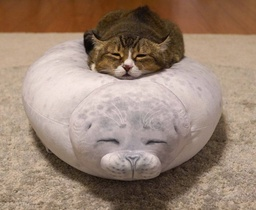
#> input picture legacy/impulse-noise-filtering/cat/cat.jpg, 256 x 210 px, shrunk from 960 x 787 before the run
$ python run_demo.py
#> lines starting #> are read from the running program, lines starting #| are printed output that depends on the picture
#> in main, image is the input picture: shape (210, 256, 3); mean B, G, R 115.2, 131.4, 154.1
### legacy/impulse-noise-filtering/src/median_filter.py
from __future__ import annotations

from typing import Optional

import numpy as np

def add_salt_pepper_noise(
    image: np.ndarray,
    amount: float = 0.1,
    salt_vs_pepper: float = 0.5,
    seed: Optional[int] = 42,
) -> np.ndarray:
#> called with amount = 0.1, salt_vs_pepper = 0.5, seed = 42
    if not 0 <= amount <= 1:
        raise ValueError("amount must be between 0 and 1.")
    if not 0 <= salt_vs_pepper <= 1:
        raise ValueError("salt_vs_pepper must be between 0 and 1.")

    rng = np.random.default_rng(seed)
    noisy = image.copy()
    height, width = noisy.shape[:2]
#> height = 210; width = 256
    pixel_count = height * width
#> pixel_count = 53760

    salt_count = int(pixel_count * amount * salt_vs_pepper)
#> salt_count = 2688
    pepper_count = int(pixel_count * amount * (1 - salt_vs_pepper))
#> pepper_count = 2688

    salt_y = rng.integers(0, height, salt_count)
    salt_x = rng.integers(0, width, salt_count)
    pepper_y = rng.integers(0, height, pepper_count)
    pepper_x = rng.integers(0, width, pepper_count)

    noisy[salt_y, salt_x] = 255
    noisy[pepper_y, pepper_x] = 0
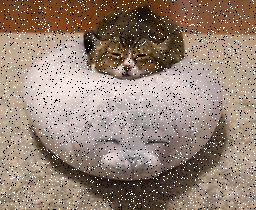
#> noisy: shape (210, 256, 3); mean B, G, R 116.1, 130.7, 151.2
    return noisy


def median_filter(image: np.ndarray, kernel_size: int = 3) -> np.ndarray:
#> called with kernel_size = 3
    if kernel_size < 3 or kernel_size % 2 == 0:
        raise ValueError("kernel_size must be an odd integer >= 3.")

    pad = kernel_size // 2
    if image.ndim == 2:
        padded = np.pad(image, ((pad, pad), (pad, pad)), mode="edge")
        output = np.empty_like(image)
        for y in range(image.shape[0]):
            for x in range(image.shape[1]):
                output[y, x] = np.median(padded[y : y + kernel_size, x : x + kernel_size])
        return output

    padded = np.pad(image, ((pad, pad), (pad, pad), (0, 0)), mode="edge")
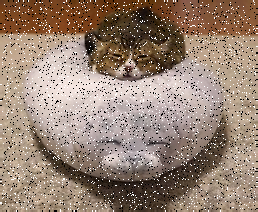
#> padded: shape (212, 258, 3); mean B, G, R 115.7, 130.5, 151.1
    output = np.empty_like(image)
    for y in range(image.shape[0]):
        for x in range(image.shape[1]):
            output[y, x] = np.median(padded[y : y + kernel_size, x : x + kernel_size], axis=(0, 1))
    return output

### legacy/impulse-noise-filtering/scripts/run_demo.py
from __future__ import annotations

from pathlib import Path

import argparse
import sys

import cv2

PROJECT_ROOT = Path(__file__).resolve().parents[1]
sys.path.insert(0, str(PROJECT_ROOT))

from src.median_filter import add_salt_pepper_noise, median_filter


def parse_args() -> argparse.Namespace:
    parser = argparse.ArgumentParser(description="Add salt-and-pepper noise and apply median filtering.")
    parser.add_argument("--input", type=Path, default=PROJECT_ROOT / "cat" / "cat.jpg")
    parser.add_argument("--output-dir", type=Path, default=PROJECT_ROOT / "outputs")
    parser.add_argument("--amount", type=float, default=0.1)
    parser.add_argument("--kernel-size", type=int, default=3)
    parser.add_argument("--seed", type=int, default=42)
    return parser.parse_args()


def main() -> None:
    args = parse_args()
    image = cv2.imread(str(args.input))
    if image is None:
        raise FileNotFoundError(f"Could not read image: {args.input}")

    args.output_dir.mkdir(parents=True, exist_ok=True)
    noisy = add_salt_pepper_noise(image, amount=args.amount, seed=args.seed)
    filtered = median_filter(noisy, kernel_size=args.kernel_size)

    cv2.imwrite(str(args.output_dir / "original.jpg"), image)
    cv2.imwrite(str(args.output_dir / "noisy.jpg"), noisy)
    cv2.imwrite(str(args.output_dir / "median_filtered.jpg"), filtered)
    print(f"Saved results to {args.output_dir}")


if __name__ == "__main__":
    main()
